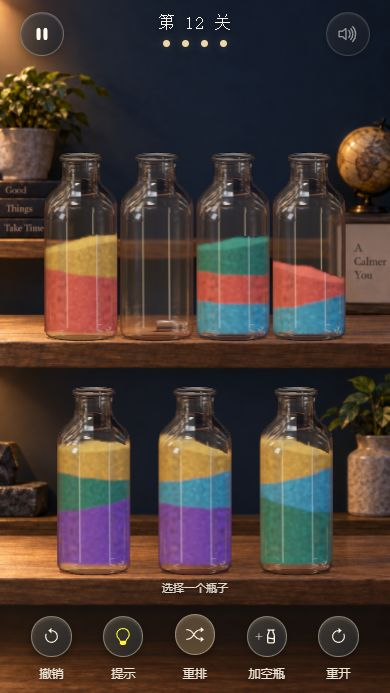
#> input picture games/puzzle/sand-sort/qa-frames/frame00.png, 390 x 693 px; its folder holds only this picture in this run
$ python capture-sand-preview.py
#> lines starting #> are read from the running program, lines starting #| are printed output that depends on the picture
from pathlib import Path
from PIL import Image, ImageDraw

root = Path(__file__).resolve().parents[1]
paths = sorted((root / 'qa-frames').glob('frame*.png'))
frames = [Image.open(path).convert('RGB') for path in paths]
#> frames = 1 item
frames[0].save(root / 'preview-webgl.gif', save_all=True, append_images=frames[1:], duration=[450] + [180] * (len(frames)-2) + [750], loop=0, optimize=True)
sheet = Image.new('RGB',(126 * 3, (len(frames)+2)//3 * 245),'#171c24')
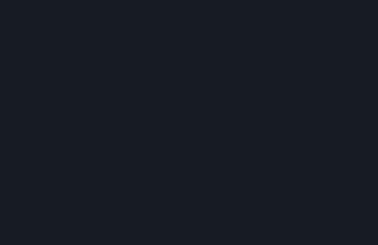
#> sheet: PIL image 378x245 RGB; mean R, G, B 23, 28, 36
draw = ImageDraw.Draw(sheet)
for index, frame in enumerate(frames):
    thumb = frame.resize((126,224),Image.Resampling.LANCZOS)
    x = (index % 3) * 126
    y = (index // 3) * 245
    sheet.paste(thumb,(x,y+20))
    draw.text((x+4,y+4),paths[index].name,fill='white')
#> this loop made 1 pass
#> (x, y) on pass 1: (0, 0)
#> pass 1, `thumb = frame.resize((126,224),Image.Resampling.LANCZOS)`:
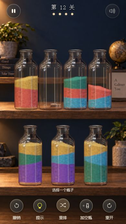
#> thumb: PIL image 126x224 RGB; mean R, G, B 72.2, 58.1, 52.2
#> after the loop:
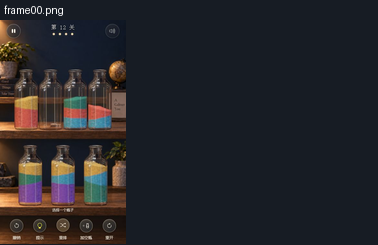
#> sheet: PIL image 378x245 RGB; mean R, G, B 38.4, 37.5, 41.3
sheet.save(root / 'qa-frames/contact-sheet.png')
print('Saved browser-only GIF and frame contact sheet.')

$ run again, on games/puzzle/sand-sort/qa-frames/frame05.png
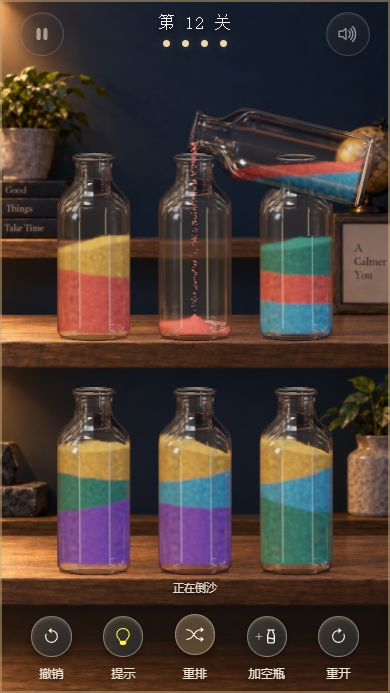
#> input picture games/puzzle/sand-sort/qa-frames/frame05.png, 390 x 693 px
#> frames = 1 item
#> the loop `for index, frame in enumerate(frames):` made 1 pass
#> (x, y) on pass 1: (0, 0)
#> pass 1, `thumb = frame.resize((126,224),Image.Resampling.LANCZOS)`:
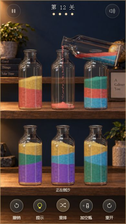
#> thumb: PIL image 126x224 RGB; mean R, G, B 72.7, 58.1, 51.8
#> after the loop `for index, frame in enumerate(frames):`:
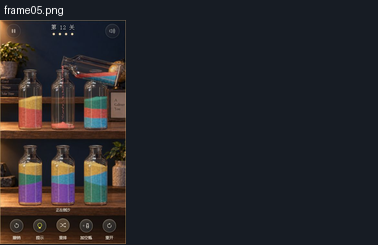
#> sheet: PIL image 378x245 RGB; mean R, G, B 38.5, 37.5, 41.1

$ run again, on games/puzzle/sand-sort/qa-frames/frame01.png
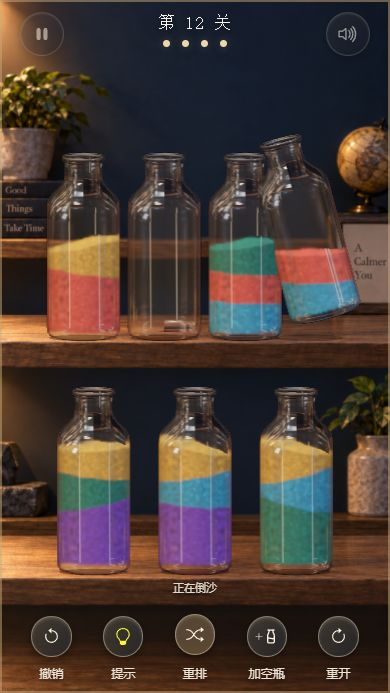
#> input picture games/puzzle/sand-sort/qa-frames/frame01.png, 390 x 693 px
#> frames = 1 item
#> the loop `for index, frame in enumerate(frames):` made 1 pass
#> (x, y) on pass 1: (0, 0)
#> pass 1, `thumb = frame.resize((126,224),Image.Resampling.LANCZOS)`:
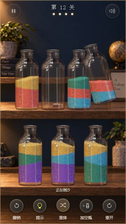
#> thumb: PIL image 126x224 RGB; mean R, G, B 72.9, 58.7, 52.4
#> after the loop `for index, frame in enumerate(frames):`:
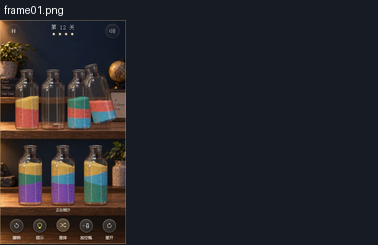
#> sheet: PIL image 378x245 RGB; mean R, G, B 38.6, 37.7, 41.3
